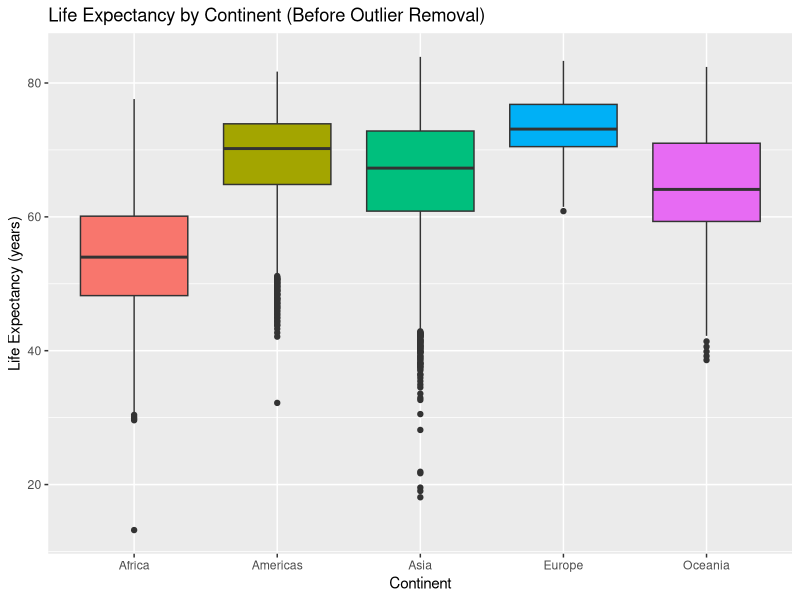
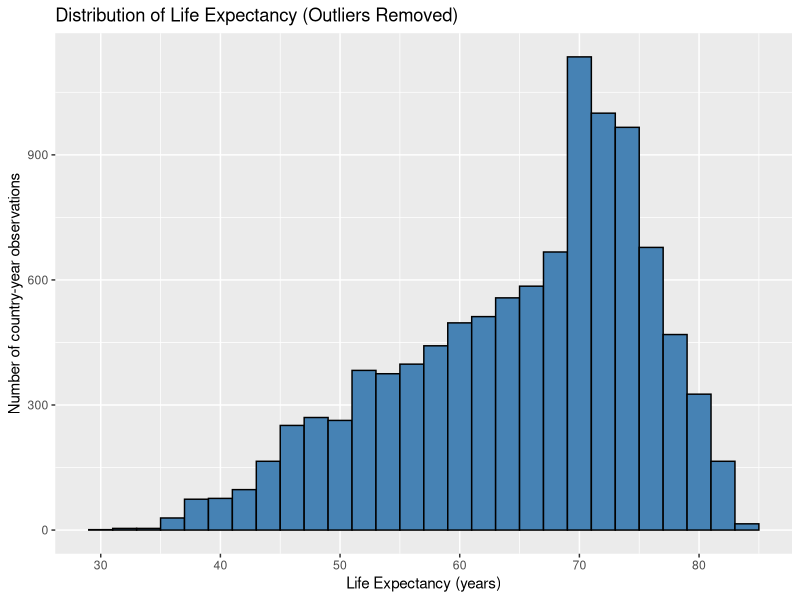
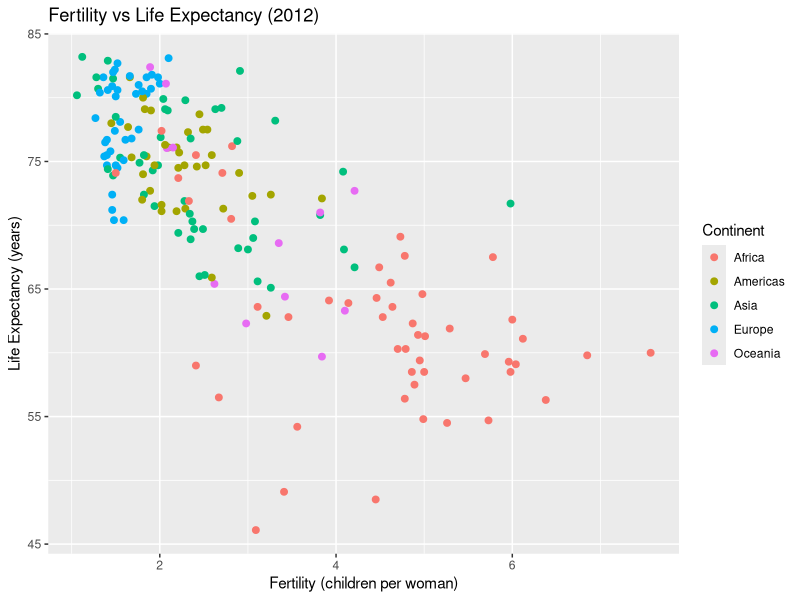
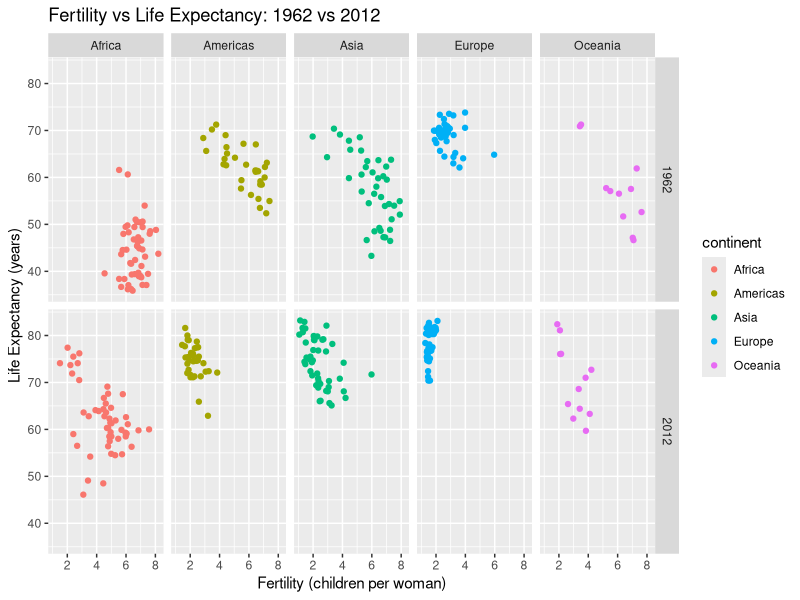
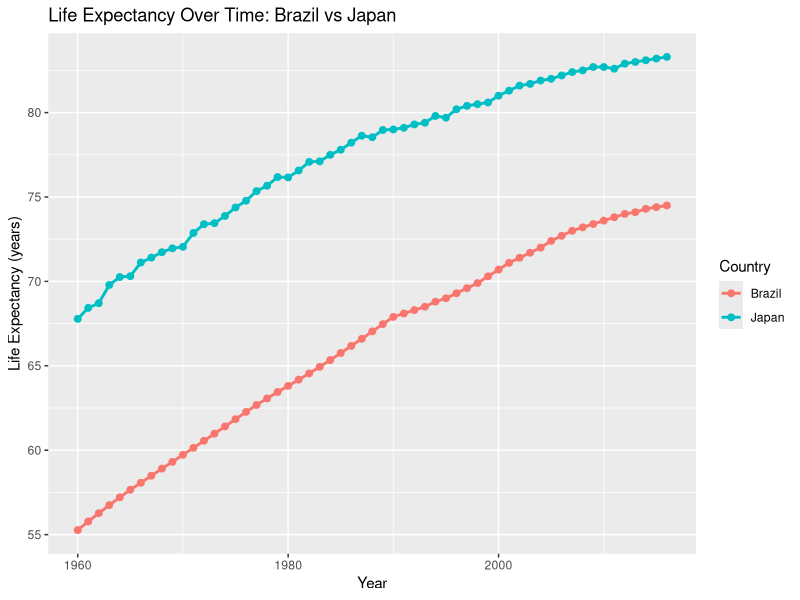
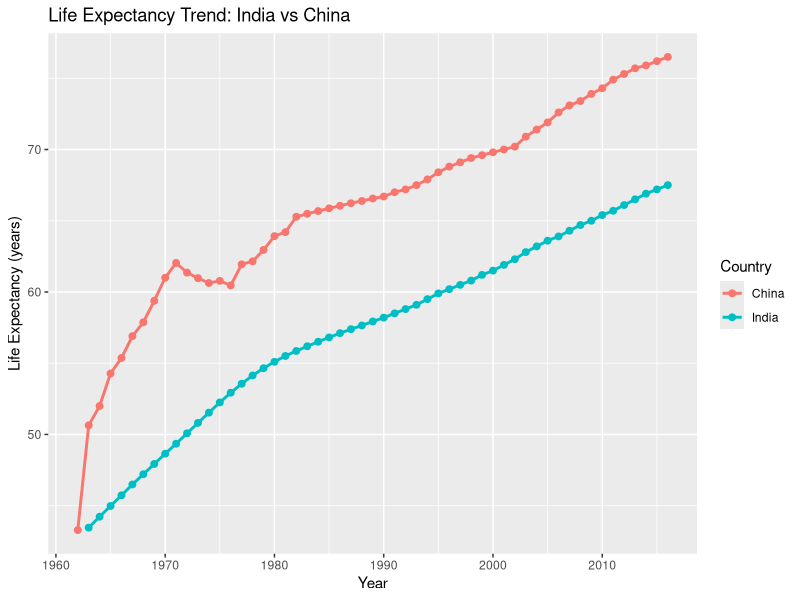

These figures' R source, in order:

library(tidyverse)
library(dslabs)
library(stringr)


glimpse(gapminder)
summary(gapminder)
head(gapminder)

# Goal of the EDA
# Explore how fertility, population, and time affect life expectancy
# across continents. 
# Hypothesis: As fertility decreases and GDP increases, life expectancy improves.

# Check for NAs. Even if 0, the next step is good practice.
print(colSums(is.na(gapminder)))

# Check for duplicates.
print(sum(duplicated(gapminder)))


# We impute missing values for life_exp, pop, and fertility
# using the mean of their respective continent.
gapminder <- gapminder |>
    group_by(continent) |>
    mutate(
        # Impute life_exp
        life_expectancy = ifelse(          
            is.na(life_expectancy),        
            mean(life_expectancy, na.rm = TRUE),
            life_expectancy
        ),
        # Impute population
        population = ifelse(             
            is.na(population),            
            mean(population, na.rm = TRUE),
            population
        ),
        # Impute fertility
        fertility = ifelse(
            is.na(fertility),
            mean(fertility, na.rm = TRUE),
            fertility
        )
    ) |>
    ungroup() # remove the grouping

# Re-check missing values. Should all be 0 now.
print(colSums(is.na(gapminder)))


gapminder <- gapminder |>
    distinct()


# In a real project, you'd do this to clean messy text.
gapminder <- gapminder |>
    mutate(
        country_upper = toupper(country),                 # make ALL CAPS
        country_snake = str_replace_all(country, " ", "_"), # replace spaces with _
        country_abbr  = str_sub(country, 1, 3)            # first 3 letters
    )

glimpse(gapminder)
# Show a few rows to see the result
gapminder |>
    select(country, country_upper, country_snake, country_abbr) |>
    head() |>
    print()



# We convert types and create a 'pop_millions' feature.

gapminder <- gapminder |>
    mutate(
        country = as.character(country),  # treat country as text
        continent = as.factor(continent), # treat continent as factor
        year = as.integer(year)           # year should be integer
    ) |>
    mutate(
        pop_millions = population / 1e6          # population in millions (easier scale)
    )

# Check structure again. 
# and the new string columns.
glimpse(gapminder)

# VISUALIZE OUTLIERS: BOXPLOT BY CONTINENT 
# We create this plot before removing outliers to see them.
box_plot <- gapminder |>
    ggplot(aes(x = continent, y = life_expectancy, fill = continent)) +
    geom_boxplot() +
    labs(
        title = "Life Expectancy by Continent (Before Outlier Removal)",
        x = "Continent",
        y = "Life Expectancy (years)"
    ) +
    theme(legend.position = "none")
print(box_plot)


# DETECT AND REMOVE OUTLIERS (LIFE EXP) 
# Now that we've seen them, we remove outliers using the IQR method.
gapminder <- gapminder |>
    group_by(continent) |>
    mutate(
        Q1 = quantile(life_expectancy, 0.25, na.rm = TRUE),
        Q3 = quantile(life_expectancy, 0.75, na.rm = TRUE),
        IQR = Q3 - Q1,
        lower_bound = Q1 - 1.5 * IQR,
        upper_bound = Q3 + 1.5 * IQR
    ) |>
    filter(
        life_expectancy >= lower_bound,
        life_expectancy <= upper_bound
    ) |>
    ungroup() |>
    # Drop the helper columns
    select(-Q1, -Q3, -IQR, -lower_bound, -upper_bound)

# ANALYSIS: HISTOGRAM OF LIFE EXPECTANCy
# This histogram is now based on the cleaned data.
hist_plot <- gapminder |>
    ggplot(aes(x = life_expectancy)) +
    geom_histogram(binwidth = 2, fill = "steelblue", color = "black") +
    labs(
        title = "Distribution of Life Expectancy (Outliers Removed)",
        x = "Life Expectancy (years)",
        y = "Number of country-year observations"
    )
print(hist_plot)

# ANALYSIS: FERTILITY VS LIFE EXPECTANCY 
scatter_2012 <- gapminder |>
    filter(year == 2012) |>
    ggplot(aes(x = fertility, y = life_expectancy, color = continent)) +
    geom_point(size = 2) +
    labs(
        title = "Fertility vs Life Expectancy (2012)",
        x = "Fertility (children per woman)",
        y = "Life Expectancy (years)",
        color = "Continent"
    )
print(scatter_2012)

# ANALYSIS: FACETED VIEW (1962 VS 2012)
scatter_faceted <- gapminder |>
    filter(year %in% c(1962, 2012)) |>
    ggplot(aes(x = fertility, y = life_expectancy, color = continent)) +
    geom_point() +
    facet_grid(year ~ continent) +
    labs(
        title = "Fertility vs Life Expectancy: 1962 vs 2012",
        x = "Fertility (children per woman)",
        y = "Life Expectancy (years)"
    )
print(scatter_faceted)

# ANALYSIS: TREND FOR BRAZIL AND JAPAN 
countries_to_plot <- c("Brazil", "Japan")

line_plot_countries <- gapminder |>
    filter(country %in% countries_to_plot) |>
    ggplot(aes(x = year, y = life_expectancy, color = country)) +
    geom_line(size = 1) +
    geom_point(size = 2) +
    labs(
        title = "Life Expectancy Over Time: Brazil vs Japan",
        x = "Year",
        y = "Life Expectancy (years)",
        color = "Country"
    )
print(line_plot_countries)

# ANALYSIS: SUMMARY STATISTICS BY CONTINENT
avg_life_exp_by_continent <- gapminder |>
    group_by(continent) |>
    summarize(
        # We use the full name here
        avg_life_exp = mean(life_expectancy)
    )

print(avg_life_exp_by_continent)

# ANALYSIS: INDIA VS CHINA
line_plot_ind_chn <- gapminder |>
    filter(country %in% c("India", "China")) |>
    ggplot(aes(x = year, y = life_expectancy, color = country)) +
    geom_line(size = 1) +
    geom_point(size = 2) +
    labs(
        title = "Life Expectancy Trend: India vs China",
        x = "Year",
        y = "Life Expectancy (years)",
        color = "Country"
    )
print(line_plot_ind_chn)
